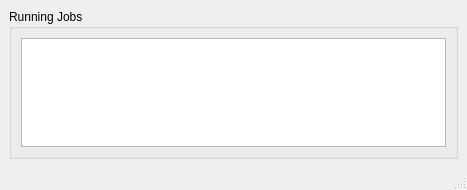
<ui version="4.0" >
 <class>Afterburner</class>
 <widget class="QMainWindow" name="Afterburner" >
  <property name="geometry" >
   <rect>
    <x>0</x>
    <y>0</y>
    <width>467</width>
    <height>190</height>
   </rect>
  </property>
  <property name="minimumSize" >
   <size>
    <width>450</width>
    <height>190</height>
   </size>
  </property>
  <property name="windowTitle" >
   <string>Afterburner</string>
  </property>
  <property name="windowIcon" >
   <iconset>
    <normaloff>icons/server.png</normaloff>icons/server.png</iconset>
  </property>
  <widget class="QWidget" name="centralwidget" >
   <layout class="QGridLayout" name="gridLayout" >
    <item row="0" column="0" >
     <widget class="QGroupBox" name="jobBox" >
      <property name="maximumSize" >
       <size>
        <width>16777215</width>
        <height>16777215</height>
       </size>
      </property>
      <property name="title" >
       <string>Running Jobs</string>
      </property>
      <layout class="QGridLayout" name="gridLayout_2" >
       <item row="1" column="0" >
        <widget class="QTableView" name="jobView" />
       </item>
      </layout>
     </widget>
    </item>
   </layout>
  </widget>
  <widget class="QStatusBar" name="statusbar" />
  <action name="actionExit" >
   <property name="text" >
    <string>E&amp;xit</string>
   </property>
  </action>
 </widget>
 <resources/>
 <connections/>
</ui>
